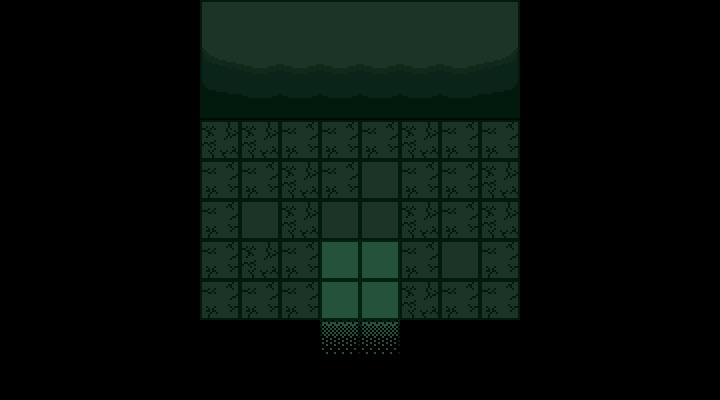

The image is a tile-based game level rendered from a .tmx file. Its description and complete source (layers, tilesets, objects, tile grids) follow:
An orthogonal 18x10 tile map with 40x40 px tiles, 2 tile layers (Tile Layer 1, Tile Layer 2), 2 tilesets and 8 objects (chest, transition, entry1).

<map version="1.11" tiledversion="1.11.2" orientation="orthogonal" renderorder="right-down" width="18" height="10" tilewidth="40" tileheight="40" infinite="0" nextlayerid="6" nextobjectid="10">
 <editorsettings>
  <export target="backroom.lua" format="lua" />
 </editorsettings>
 <tileset firstgid="1" source="../../tilesets/dw_cybershop.tsx" />
 <tileset firstgid="82" source="../../tilesets/dither_overlay.tsx" />
 <layer id="1" name="Tile Layer 1" width="18" height="10">
  <data encoding="csv">
0,0,0,0,0,52,53,53,53,53,53,53,54,0,0,0,0,0,
0,0,0,0,0,61,62,62,62,62,62,62,63,0,0,0,0,0,
0,0,0,0,0,70,71,71,71,71,71,71,72,0,0,0,0,0,
0,0,0,0,0,44,44,45,45,45,44,45,45,0,0,0,0,0,
0,0,0,0,0,45,45,44,45,43,45,45,44,0,0,0,0,0,
0,0,0,0,0,45,43,44,43,43,44,45,44,0,0,0,0,0,
0,0,0,0,0,45,44,45,36,36,45,43,45,0,0,0,0,0,
0,0,0,0,0,45,45,45,36,36,44,45,45,0,0,0,0,0,
0,0,0,0,0,0,0,0,36,36,0,0,0,0,0,0,0,0,
0,0,0,0,0,0,0,0,0,0,0,0,0,0,0,0,0,0
</data>
 </layer>
 <layer id="2" name="Tile Layer 2" width="18" height="10">
  <data encoding="csv">
0,0,0,0,0,0,0,0,0,0,0,0,0,0,0,0,0,0,
0,0,0,0,0,0,0,0,0,0,0,0,0,0,0,0,0,0,
0,0,0,0,0,0,0,0,0,0,0,0,0,0,0,0,0,0,
0,0,0,0,0,0,0,0,0,0,0,0,0,0,0,0,0,0,
0,0,0,0,0,0,0,0,0,0,0,0,0,0,0,0,0,0,
0,0,0,0,0,0,0,0,0,0,0,0,0,0,0,0,0,0,
0,0,0,0,0,0,0,0,0,0,0,0,0,0,0,0,0,0,
0,0,0,0,0,0,0,0,0,0,0,0,0,0,0,0,0,0,
0,0,0,0,0,0,0,0,91,91,0,0,0,0,0,0,0,0,
0,0,0,0,0,0,0,0,0,0,0,0,0,0,0,0,0,0
</data>
 </layer>
 <objectgroup id="3" name="collisions">
  <object id="1" x="520" y="120" width="40" height="200" />
  <object id="2" x="200" y="80" width="320" height="40" />
  <object id="3" x="160" y="120" width="40" height="200" />
  <object id="4" x="200" y="320" width="120" height="40" />
  <object id="7" x="400" y="320" width="120" height="40" />
 </objectgroup>
 <objectgroup id="4" name="objects">
  <object id="8" name="chest" x="360" y="160">
   <properties>
    <property name="item" value="speedbadge" />
   </properties>
   <point />
  </object>
  <object id="9" name="transition" x="320" y="320" width="80" height="40">
   <properties>
    <property name="map" value="floorcyber/cyber_store" />
    <property name="marker" value="entry3" />
   </properties>
  </object>
 </objectgroup>
 <objectgroup id="5" name="markers">
  <object id="5" name="entry1" x="360" y="280">
   <point />
  </object>
 </objectgroup>
</map>
